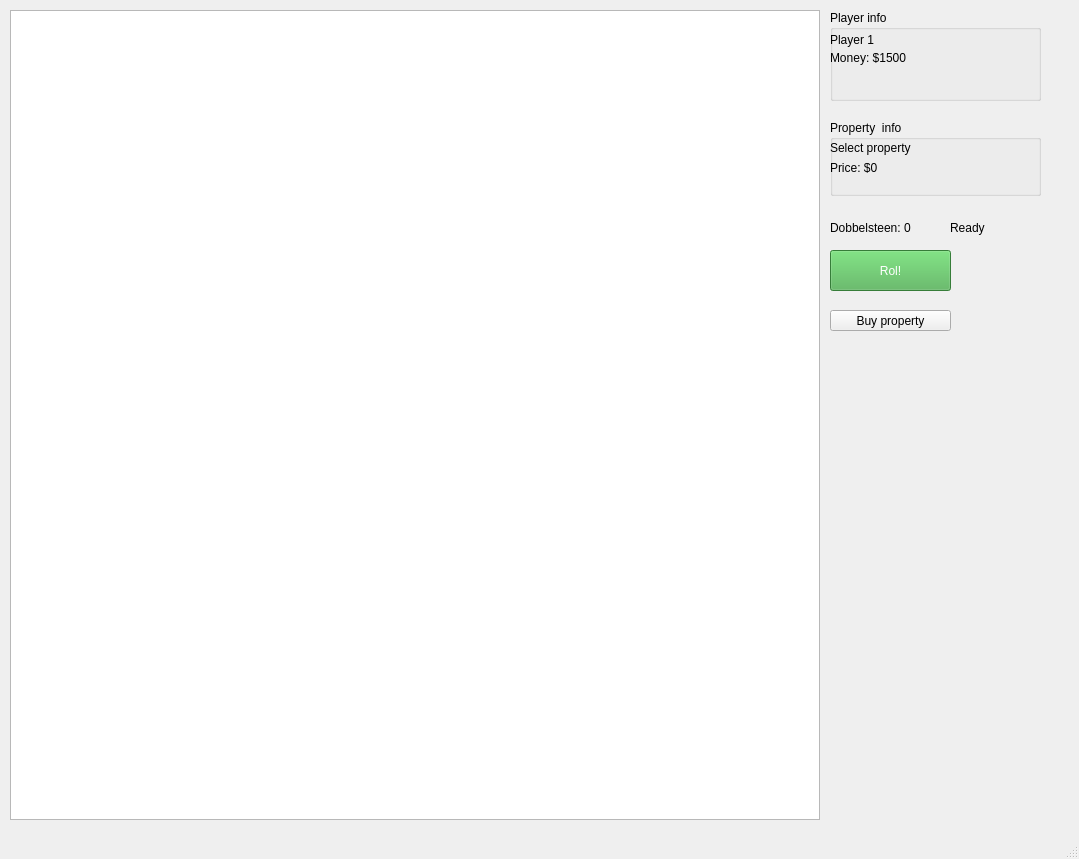
<?xml version="1.0" encoding="UTF-8"?>
<ui version="4.0">
 <class>MainWindow</class>
 <widget class="QMainWindow" name="MainWindow">
  <property name="geometry">
   <rect>
    <x>0</x>
    <y>0</y>
    <width>1079</width>
    <height>859</height>
   </rect>
  </property>
  <property name="windowTitle">
   <string>MainWindow</string>
  </property>
  <widget class="QWidget" name="centralwidget">
   <widget class="QGraphicsView" name="boardView">
    <property name="geometry">
     <rect>
      <x>10</x>
      <y>10</y>
      <width>810</width>
      <height>810</height>
     </rect>
    </property>
    <property name="minimumSize">
     <size>
      <width>256</width>
      <height>0</height>
     </size>
    </property>
   </widget>
   <widget class="QPushButton" name="rollButton">
    <property name="geometry">
     <rect>
      <x>830</x>
      <y>250</y>
      <width>121</width>
      <height>41</height>
     </rect>
    </property>
    <property name="styleSheet">
     <string notr="true">QPushButton { background-color: #4CAF50; color: white; }</string>
    </property>
    <property name="text">
     <string>Rol!</string>
    </property>
   </widget>
   <widget class="QLabel" name="diceLabel">
    <property name="geometry">
     <rect>
      <x>830</x>
      <y>220</y>
      <width>121</width>
      <height>16</height>
     </rect>
    </property>
    <property name="text">
     <string>Dobbelsteen: 0</string>
    </property>
   </widget>
   <widget class="QPushButton" name="buyButton">
    <property name="geometry">
     <rect>
      <x>830</x>
      <y>310</y>
      <width>121</width>
      <height>21</height>
     </rect>
    </property>
    <property name="text">
     <string>Buy property</string>
    </property>
   </widget>
   <widget class="QLabel" name="statusLabel">
    <property name="geometry">
     <rect>
      <x>950</x>
      <y>220</y>
      <width>131</width>
      <height>16</height>
     </rect>
    </property>
    <property name="text">
     <string>Ready</string>
    </property>
   </widget>
   <widget class="QGroupBox" name="playerGroup">
    <property name="geometry">
     <rect>
      <x>830</x>
      <y>10</y>
      <width>211</width>
      <height>91</height>
     </rect>
    </property>
    <property name="title">
     <string>Player info</string>
    </property>
    <widget class="QLabel" name="playerNameLabel">
     <property name="geometry">
      <rect>
       <x>0</x>
       <y>20</y>
       <width>101</width>
       <height>20</height>
      </rect>
     </property>
     <property name="text">
      <string>Player 1</string>
     </property>
    </widget>
    <widget class="QLabel" name="moneyLabel">
     <property name="geometry">
      <rect>
       <x>0</x>
       <y>40</y>
       <width>111</width>
       <height>16</height>
      </rect>
     </property>
     <property name="text">
      <string>Money: $1500</string>
     </property>
    </widget>
   </widget>
   <widget class="QGroupBox" name="propertyGroup">
    <property name="geometry">
     <rect>
      <x>830</x>
      <y>120</y>
      <width>211</width>
      <height>76</height>
     </rect>
    </property>
    <property name="title">
     <string>Property  info</string>
    </property>
    <widget class="QLabel" name="propertyNameLabel">
     <property name="geometry">
      <rect>
       <x>0</x>
       <y>20</y>
       <width>101</width>
       <height>16</height>
      </rect>
     </property>
     <property name="text">
      <string>Select property</string>
     </property>
    </widget>
    <widget class="QLabel" name="propertyPriceLabel">
     <property name="geometry">
      <rect>
       <x>0</x>
       <y>40</y>
       <width>51</width>
       <height>16</height>
      </rect>
     </property>
     <property name="text">
      <string>Price: $0</string>
     </property>
    </widget>
   </widget>
  </widget>
  <widget class="QMenuBar" name="menubar">
   <property name="geometry">
    <rect>
     <x>0</x>
     <y>0</y>
     <width>1079</width>
     <height>25</height>
    </rect>
   </property>
  </widget>
  <widget class="QStatusBar" name="statusbar"/>
 </widget>
 <resources/>
 <connections/>
</ui>
